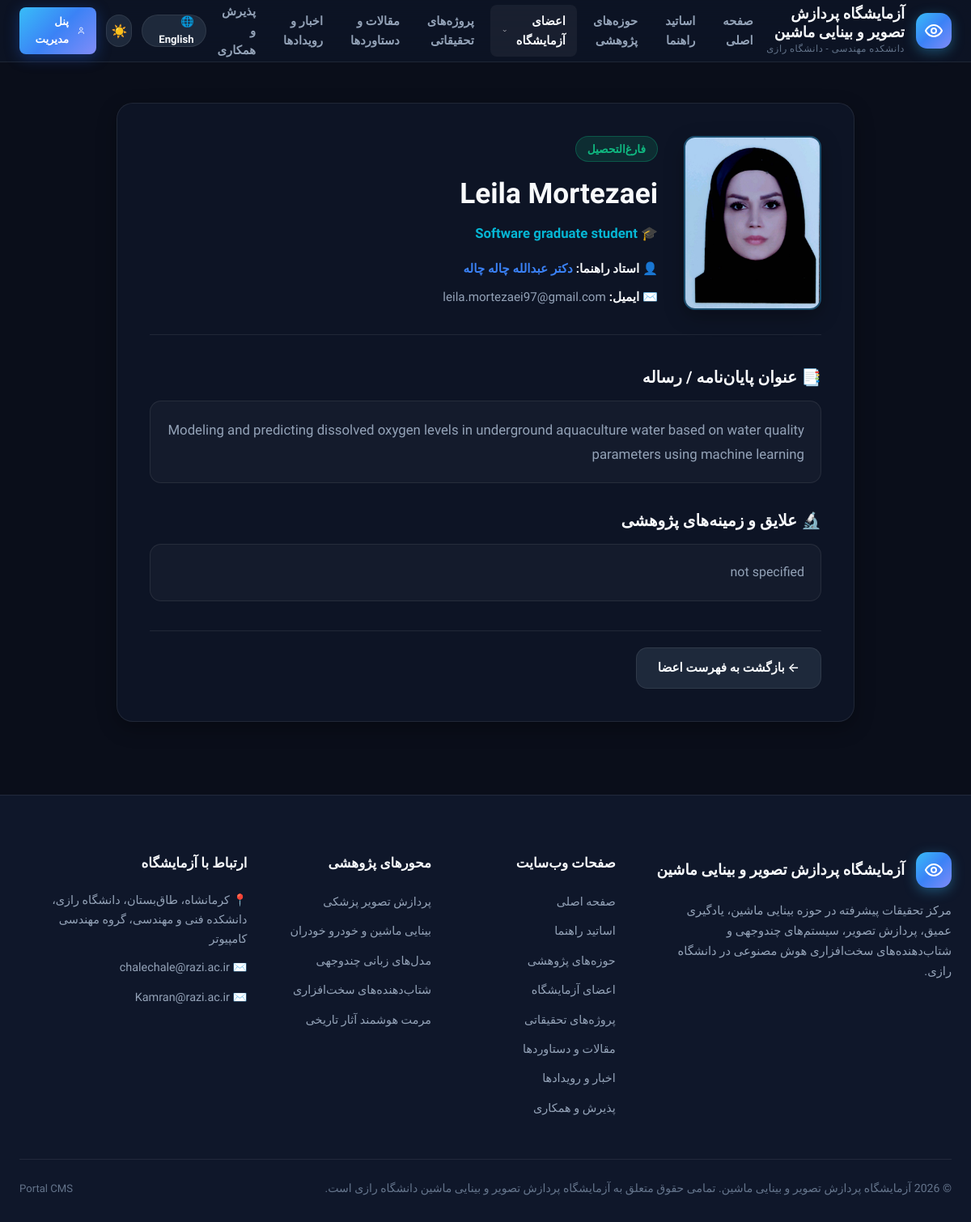
The app's page /research_portal/student_details.php?id=37 with its own data.
### tables this page shows
CREATE TABLE IF NOT EXISTS `students` (
  `id` int(11) NOT NULL AUTO_INCREMENT,
  `name` varchar(255) NOT NULL DEFAULT '',
  `full_name` varchar(255) NOT NULL DEFAULT '',
  `email` varchar(255) NOT NULL DEFAULT '',
  `major` varchar(255) NOT NULL DEFAULT '',
  `degree` enum('MSc','PhD') NOT NULL DEFAULT 'MSc',
  `photo` varchar(255) DEFAULT NULL,
  `status` varchar(100) NOT NULL DEFAULT '',
  `thesis_title` text DEFAULT NULL,
  `research_interests` text DEFAULT NULL,
  `contact` varchar(255) NOT NULL DEFAULT '',
  `scholar_link` varchar(500) NOT NULL DEFAULT '',
  `image` varchar(255) DEFAULT NULL,
  `professor_id` int(11) DEFAULT NULL,
  `created_at` timestamp NOT NULL DEFAULT current_timestamp(),
  `graduated` tinyint(1) NOT NULL DEFAULT 0,
  PRIMARY KEY (`id`)
);

CREATE TABLE IF NOT EXISTS `professor` (
  `id` int(11) NOT NULL AUTO_INCREMENT,
  `name` varchar(255) NOT NULL DEFAULT '',
  `name_fa` varchar(255) NOT NULL DEFAULT '',
  `position` varchar(255) NOT NULL DEFAULT '',
  `position_fa` varchar(255) NOT NULL DEFAULT '',
  `field` varchar(255) NOT NULL DEFAULT '',
  `field_fa` varchar(255) NOT NULL DEFAULT '',
  `email` varchar(255) NOT NULL DEFAULT '',
  `scholar_link` varchar(500) NOT NULL DEFAULT '',
  `linkedin` varchar(500) NOT NULL DEFAULT '',
  `bio` text DEFAULT NULL,
  `bio_fa` text DEFAULT NULL,
  `image` varchar(255) DEFAULT NULL,
  PRIMARY KEY (`id`)
);

### research_portal/student_details.php (the view, shortened to what this page needs)
<?php
require_once __DIR__ . "/includes/db.php";
$id = intval($_GET['id']);
$stmt = $conn->prepare("
    SELECT s.*, p.name AS professor_name, p.name_fa AS professor_name_fa, p.id AS professor_id
    FROM students s
    LEFT JOIN professor p ON s.professor_id = p.id
    WHERE s.id = ?
");
$stmt->bind_param("i", $id);
$stmt->execute();
$student = $stmt->get_result()->fetch_assoc();
$full_name = !empty($student['full_name']) ? $student['full_name'] : $student['name'];
require_once __DIR__ . "/header.php";
$is_phd = (stripos($student['status'], 'PhD') !== false || $student['degree'] === 'PhD');
$is_alumni = ((int)$student['graduated'] === 1);
$badge_class = $is_alumni ? 'badge-alumni' : ($is_phd ? 'badge-phd' : 'badge-msc');
$badge_label = $is_alumni
    ? ($is_rtl ? 'فارغ‌التحصیل' : 'Graduated Alumni')
    : ($is_phd ? ($is_rtl ? 'دانشجوی دکتری' : 'PhD Candidate') : ($is_rtl ? 'دانشجوی کارشناسی ارشد' : 'MSc Student'));
$supervisor_display = $is_rtl && !empty($student['professor_name_fa']) ? $student['professor_name_fa'] : (!empty($student['professor_name']) ? $student['professor_name'] : ($is_rtl ? 'دکتر عبدالله چاله چاله' : 'Dr. Abdolah Chalechale'));
?>
<section class="section" style="padding-top: 50px;">
    <div class="container" style="max-width: 960px;">
        <div class="glass-card" style="padding: 40px;">
            <div style="display: flex; gap: 32px; align-items: flex-start; flex-wrap: wrap; margin-bottom: 36px; padding-bottom: 30px; border-bottom: 1px solid var(--border-color);">
                <img src="uploads/<?= !empty($student['photo']) ? htmlspecialchars($student['photo']) : 'default.png' ?>"
                     alt="<?= htmlspecialchars($full_name) ?>"
                     style="width: 170px; height: 215px; border-radius: var(--radius-md); object-fit: cover; border: 2px solid var(--border-glow); box-shadow: var(--shadow-md);">
                <div style="flex: 1; min-width: 280px;">
                    <span class="student-degree-badge <?= $badge_class ?>" style="display: inline-block; font-size: 0.85rem; padding: 4px 14px; margin-bottom: 10px;">
                        <?= $badge_label ?>
                    </span>
                    <h1 style="font-size: 2.2rem; font-weight: 800; color: var(--text-primary); margin-bottom: 6px;">
                        <?= htmlspecialchars($full_name) ?>
                    </h1>
                    <p style="font-size: 1.05rem; color: var(--accent-cyan); font-weight: 600; margin-bottom: 18px;">
                        🎓 <?= htmlspecialchars($student['major']) ?>
                    </p>
                    <div style="display: flex; flex-direction: column; gap: 10px; font-size: 0.95rem;">
                        <div>
                            <strong style="color: var(--text-primary);">👤 <?= htmlspecialchars($tr['supervisor']) ?>:</strong>
                            <?php if (!empty($student['professor_id'])): ?>
                            <a href="professor_details.php?id=<?= $student['professor_id'] ?>" style="color: var(--accent-blue); font-weight: 600; margin-left: 6px;">
                                <?= htmlspecialchars($supervisor_display) ?>
                            </a>
                            <?php else: ?>
                            <span style="color: var(--text-secondary); margin-left: 6px;"><?= htmlspecialchars($supervisor_display) ?></span>
                            <?php endif; ?>
                        </div>
                        <?php if (!empty($student['email'])): ?>
                        <div>
                            <strong style="color: var(--text-primary);">✉️ <?= htmlspecialchars($tr['email']) ?>:</strong>
                            <a href="mailto:<?= htmlspecialchars($student['email']) ?>" style="color: var(--text-secondary); margin-left: 6px;">
                                <?= htmlspecialchars($student['email']) ?>
                            </a>
                        </div>
                        <?php endif; ?>
                    </div>
                </div>
            </div>
            <?php if (!empty($student['thesis_title'])): ?>
            <div style="margin-bottom: 30px;">
                <h3 style="font-size: 1.25rem; color: var(--text-primary); margin-bottom: 12px; display: flex; align-items: center; gap: 8px;">
                    📑 <?= htmlspecialchars($tr['thesis_title']) ?>
                </h3>
                <div style="background: rgba(255, 255, 255, 0.03); border: 1px solid var(--border-color); padding: 20px; border-radius: var(--radius-md); color: var(--text-secondary); font-size: 1.05rem; line-height: 1.8;">
                    <?= nl2br(htmlspecialchars($student['thesis_title'])) ?>
                </div>
            </div>
            <?php endif; ?>
            <?php if (!empty($student['research_interests'])): ?>
            <div style="margin-bottom: 30px;">
                <h3 style="font-size: 1.25rem; color: var(--text-primary); margin-bottom: 12px; display: flex; align-items: center; gap: 8px;">
                    🔬 <?= htmlspecialchars($tr['research_interests']) ?>
                </h3>
                <div style="background: rgba(255, 255, 255, 0.03); border: 1px solid var(--border-color); padding: 20px; border-radius: var(--radius-md); color: var(--text-secondary); font-size: 1rem; line-height: 1.8;">
                    <?= nl2br(htmlspecialchars($student['research_interests'])) ?>
                </div>
            </div>
            <?php endif; ?>
            <div style="display: flex; gap: 14px; margin-top: 36px; padding-top: 20px; border-top: 1px solid var(--border-color);">
                <a href="public_page.php#team" class="btn btn-secondary">
                    ← <?= $is_rtl ? 'بازگشت به فهرست اعضا' : 'Back to Lab Members' ?>
                </a>
            </div>
        </div>
    </div>
</section>
<?php require_once __DIR__ . "/footer.php"; ?>

### research_portal/css/modern-theme.css (style rules this page uses)
:root { --bg-primary: #0a0e1a; --bg-secondary: #0f172a; --bg-tertiary: #1e293b; --bg-card: rgba(15, 23, 42, 0.75); --bg-card-hover: rgba(30, 41, 59, 0.85); --bg-glass: rgba(15, 23, 42, 0.65); --border-color: rgba(255, 255, 255, 0.08); --border-glow: rgba(56, 189, 248, 0.35); --text-primary: #f8fafc; --text-secondary: #94a3b8; --text-muted: #64748b; --accent-blue: #3b82f6; --accent-cyan: #06b6d4; --accent-indigo: #6366f1; --accent-purple: #a855f7; --accent-emerald: #10b981; --accent-amber: #f59e0b; --accent-rose: #f43f5e; --gradient-hero: linear-gradient(135deg, #0a0e1a 0%, #0f172a 50%, #1e1b4b 100%); --gradient-accent: linear-gradient(135deg, #38bdf8 0%, #3b82f6 50%, #818cf8 100%); --gradient-glow: linear-gradient(135deg, rgba(56, 189, 248, 0.15), rgba(99, 102, 241, 0.15)); --gradient-card: linear-gradient(180deg, rgba(30, 41, 59, 0.6) 0%, rgba(15, 23, 42, 0.8) 100%); --shadow-sm: 0 2px 8px rgba(0, 0, 0, 0.2); --shadow-md: 0 8px 24px rgba(0, 0, 0, 0.3); --shadow-lg: 0 16px 40px rgba(0, 0, 0, 0.4); --shadow-glow: 0 0 25px rgba(56, 189, 248, 0.2); --radius-sm: 8px; --radius-md: 14px; --radius-lg: 20px; --radius-xl: 28px; --radius-full: 9999px; --font-en: 'Plus Jakarta Sans', -apple-system, BlinkMacSystemFont, sans-serif; --font-fa: 'Vazirmatn', system-ui, -apple-system, sans-serif; --font-code: 'Fira Code', monospace; --transition: all 0.3s cubic-bezier(0.4, 0, 0.2, 1); --transition-slow: all 0.5s cubic-bezier(0.4, 0, 0.2, 1); }
*, *::before, *::after { box-sizing: border-box; margin: 0; padding: 0; }
html { scroll-behavior: smooth; font-size: 16px; }
body { font-family: var(--font-en); background-color: var(--bg-primary); color: var(--text-primary); line-height: 1.65; overflow-x: hidden; transition: background-color 0.4s ease, color 0.4s ease; min-height: 100vh; display: flex; flex-direction: column; }
html[dir="rtl"] body, html[lang="fa"] body { font-family: var(--font-fa); direction: rtl; text-align: right; }
a { color: inherit; text-decoration: none; transition: var(--transition); }
img { max-width: 100%; height: auto; display: block; }
.container { width: 100%; max-width: 1280px; margin: 0 auto; padding: 0 24px; }
.glass-card { background: var(--bg-card); backdrop-filter: blur(16px); -webkit-backdrop-filter: blur(16px); border: 1px solid var(--border-color); border-radius: var(--radius-lg); box-shadow: var(--shadow-md); transition: var(--transition); position: relative; overflow: hidden; }
.btn { display: inline-flex; align-items: center; justify-content: center; gap: 10px; padding: 12px 26px; border-radius: var(--radius-md); font-weight: 600; font-size: 0.95rem; cursor: pointer; border: none; outline: none; transition: var(--transition); position: relative; z-index: 1; }
.btn-secondary { background: var(--bg-tertiary); color: var(--text-primary); border: 1px solid var(--border-color); }
.section { padding: 90px 0; position: relative; }
.student-degree-badge { font-size: 0.72rem; font-weight: 700; padding: 3px 10px; border-radius: var(--radius-full); margin-bottom: 8px; }
.badge-alumni { background: rgba(16, 185, 129, 0.15); color: var(--accent-emerald); border: 1px solid rgba(16, 185, 129, 0.3); }

### records on screen
students: photo (picture), graduated "فارغ‌التحصیل", full_name "Leila Mortezaei", major "Software graduate student", professor.name_fa "دکتر عبدالله چاله چاله", email "leila.mortezaei97@gmail.com", thesis_title "Modeling and predicting dissolved oxygen levels in underground aquaculture water based on water quality parameters using machine learning", research_interests "not specified"

### other values on screen
$tr['lab_name'] "آزمایشگاه پردازش تصویر و بینایی ماشین"
$tr['lab_sub'] "دانشکده مهندسی - دانشگاه رازی"
$tr['home'] "صفحه اصلی"
$tr['faculty'] "اساتید راهنما"
$tr['research'] "حوزه‌های پژوهشی"
$tr['team'] "اعضای آزمایشگاه"
$tr['projects'] "پروژه‌های تحقیقاتی"
$tr['publications'] "مقالات و دستاوردها"
$tr['news'] "اخبار و رویدادها"
$tr['contact'] "پذیرش و همکاری"
$tr['toggle_lang'] "English"
$tr['admin'] "پنل مدیریت"
$tr['supervisor'] "استاد راهنما"
$tr['email'] "ایمیل"
$tr['thesis_title'] "عنوان پایان‌نامه / رساله"
